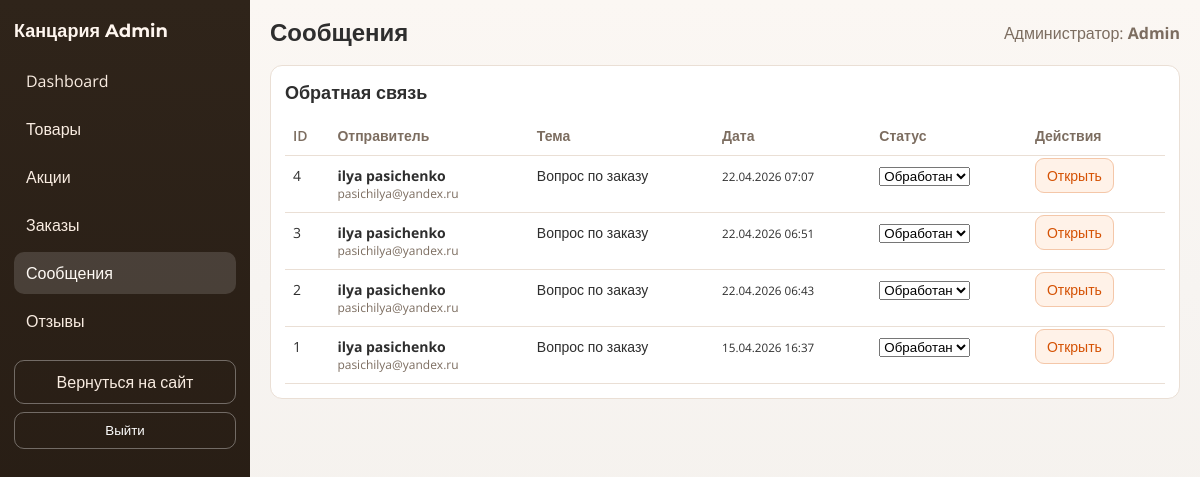
The app's page /admin/messages.php (signed in) with its own data.
### tables this page shows
CREATE TABLE `users` (
  `id` int(10) UNSIGNED NOT NULL,
  `role_id` int(10) UNSIGNED NOT NULL,
  `name` varchar(100) NOT NULL,
  `email` varchar(150) NOT NULL,
  `password_hash` varchar(255) NOT NULL,
  `phone` varchar(20) DEFAULT NULL,
  `is_verified` tinyint(1) NOT NULL DEFAULT '0',
  `email_verified_at` datetime DEFAULT NULL,
  `created_at` timestamp NULL DEFAULT CURRENT_TIMESTAMP,
  `updated_at` timestamp NULL DEFAULT CURRENT_TIMESTAMP ON UPDATE CURRENT_TIMESTAMP
);

CREATE TABLE `feedback` (
  `id` int(10) UNSIGNED NOT NULL,
  `name` varchar(100) NOT NULL,
  `email` varchar(150) NOT NULL,
  `phone` varchar(30) DEFAULT NULL,
  `subject` varchar(100) DEFAULT NULL,
  `message` text NOT NULL,
  `status` enum('new','in_progress','done') NOT NULL DEFAULT 'new',
  `status_updated_at` timestamp NULL DEFAULT NULL,
  `created_at` timestamp NULL DEFAULT CURRENT_TIMESTAMP
);

### admin/includes/bootstrap.php (called while the page is built, shortened)
<?php
function admin_e($value): string
{
    return htmlspecialchars((string)$value, ENT_QUOTES, 'UTF-8');
}
function admin_safe_int($value, int $default = 0): int
{
    return is_numeric($value) ? (int)$value : $default;
}

### admin/includes/auth.php (called while the page is built, shortened)
<?php
require_once __DIR__ . '/bootstrap.php';
function admin_current_user(): ?array
{
    global $pdo;
    $sessionAdminId = admin_safe_int($_SESSION['admin_user_id'] ?? 0);
    try {
        $stmt = $pdo->prepare(
            'SELECT u.id, u.name, u.email
             FROM users u
             INNER JOIN roles r ON r.id = u.role_id
             WHERE u.id = ? AND r.name = ? LIMIT 1'
        );
        $stmt->execute([$sessionAdminId, 'admin']);
        $user = $stmt->fetch();
        return is_array($user) ? $user : null;
    } catch (Throwable $e) {
        admin_log_error('admin_current_user', $e);
        return null;
    }
}
function admin_require_auth(): array
{
    $user = admin_current_user();
    return $user;
}

### includes/feedback.php (called while the page is built, shortened)
<?php
function app_feedback_ensure_schema(PDO $pdo): void
{
    try {
        $pdo->exec(
            "CREATE TABLE IF NOT EXISTS feedback (
                id INT UNSIGNED NOT NULL AUTO_INCREMENT,
                name VARCHAR(100) NOT NULL,
                email VARCHAR(150) NOT NULL,
                phone VARCHAR(30) NULL DEFAULT NULL,
                subject VARCHAR(255) NULL DEFAULT NULL,
                message TEXT NOT NULL,
                status ENUM('new','in_progress','done') NOT NULL DEFAULT 'new',
                status_updated_at TIMESTAMP NULL DEFAULT NULL,
                created_at TIMESTAMP NULL DEFAULT CURRENT_TIMESTAMP,
                PRIMARY KEY (id),
                KEY idx_feedback_created (created_at),
                KEY idx_feedback_status (status, created_at)
            ) ENGINE=InnoDB DEFAULT CHARSET=utf8mb4 COLLATE=utf8mb4_unicode_ci"
        );
        $columns = [];
        foreach ($pdo->query('SHOW COLUMNS FROM feedback') ?: [] as $column) {
            $columns[(string)$column['Field']] = true;
        }
    } catch (Throwable $e) {
        error_log('Feedback schema ensure error: ' . $e->getMessage());
    }
}

### admin/includes/feedback_tools.php (called while the page is built, shortened)
<?php
require_once __DIR__ . '/bootstrap.php';
require_once __DIR__ . '/../../includes/feedback.php';
function admin_feedback_status_labels(): array
{
    return [
        'new' => 'Новый',
        'in_progress' => 'В работе',
        'done' => 'Обработан',
    ];
}
function admin_feedback_schema(PDO $pdo): array
{
    app_feedback_ensure_schema($pdo);
    $cache = [
        'has_phone' => false,
        'has_status' => false,
        'has_status_updated_at' => false,
    ];
    try {
        $stmt = $pdo->query('SHOW COLUMNS FROM feedback');
        $rows = $stmt->fetchAll(PDO::FETCH_ASSOC) ?: [];
        $columns = [];
        foreach ($rows as $columnRow) {
            $field = (string)($columnRow['Field'] ?? '');
            if ($field !== '') {
                $columns[] = $field;
            }
        }
        if ($columns) {
            $cache['has_phone'] = in_array('phone', $columns, true);
            $cache['has_status'] = in_array('status', $columns, true);
            $cache['has_status_updated_at'] = in_array('status_updated_at', $columns, true);
        }
    } catch (Throwable $e) {
        admin_log_error('feedback_schema', $e);
    }
    return $cache;
}
function admin_feedback_get_fields(array $schema): array
{
    $fields = ['id', 'name', 'email', 'subject', 'message', 'created_at'];
    if ($schema['has_phone']) $fields[] = 'phone';
    if ($schema['has_status']) $fields[] = 'status';
    if ($schema['has_status_updated_at']) $fields[] = 'status_updated_at';
    return $fields;
}

### admin/messages.php (the view, shortened to what this page needs)
<?php
require_once __DIR__ . '/includes/layout.php';
require_once __DIR__ . '/includes/feedback_tools.php';
global $pdo;
$schema = admin_feedback_schema($pdo);
$statusLabels = admin_feedback_status_labels();
$page = max(1, admin_safe_int($_GET['page'] ?? 1, 1));
$perPage = 50;
$offset = ($page - 1) * $perPage;
$messages = [];
try {
    $fields = admin_feedback_get_fields($schema);
    $sql = 'SELECT ' . implode(', ', $fields) . ' FROM feedback ORDER BY created_at DESC, id DESC LIMIT :limit OFFSET :offset';
    $stmt = $pdo->prepare($sql);
    $stmt->bindValue(':limit', $perPage, PDO::PARAM_INT);
    $stmt->bindValue(':offset', $offset, PDO::PARAM_INT);
    $stmt->execute();
    $messages = $stmt->fetchAll() ?: [];
} catch (Throwable $e) {
    admin_log_error('feedback_list', $e);
}
admin_render_header('Сообщения', 'messages');
?>
<section class="admin-table-wrap">
    <div class="admin-section-head">
        <h2>Обратная связь</h2>
    </div>
    <table class="admin-table">
        <thead>
            <tr>
                <th>ID</th>
                <th>Отправитель</th>
                <th>Тема</th>
                <th>Дата</th>
                <th>Статус</th>
                <th class="text-right">Действия</th>
            </tr>
        </thead>
        <tbody>
            <?php if (!$messages): ?>
                <tr>
                    <td colspan="6" class="text-center">Сообщений нет.</td>
                </tr>
            <?php else: ?>
                <?php foreach ($messages as $message):
                    $status = (string)($message['status'] ?? 'new');
                ?>
                    <tr class="<?php echo $status === 'new' ? 'admin-row-new' : ''; ?>">
                        <td><?php echo admin_e((string)$message['id']); ?></td>
                        <td>
                            <div class="admin-user-info">
                                <strong><?php echo admin_e((string)$message['name']); ?></strong>
                                <div class="admin-list__item-note"><?php echo admin_e((string)$message['email']); ?></div>
                            </div>
                        </td>
                        <td>
                            <div class="admin-subject-line"><?php echo admin_e((string)($message['subject'] ?? 'Без темы')); ?></div>
                        </td>
                        <td><small><?php echo date('d.m.Y H:i', strtotime((string)$message['created_at'])); ?></small></td>
                        <td>
                            <?php if ($schema['has_status']): ?>
                                <form method="post" class="admin-status-form">
                                    <select name="status" onchange="this.form.submit()" class="admin-form-select-sm">
                                        <?php foreach ($statusLabels as $key => $label): ?>
                                            <option value="<?php echo $key; ?>" <?php echo $status === $key ? 'selected' : ''; ?>>
                                                <?php echo $label; ?>
                                            </option>
                                        <?php endforeach; ?>
                                    </select>
                                </form>
                            <?php else: ?>
                                —
                            <?php endif; ?>
                        </td>
                        <td class="text-right">
                            <a class="admin-link-btn" href="/admin/message_view.php?id=<?php echo $message['id']; ?>">Открыть</a>
                        </td>
                    </tr>
                <?php endforeach; ?>
            <?php endif; ?>
        </tbody>
    </table>
</section>
<?php admin_render_footer(); ?>

### admin/includes/layout.php (shortened to what this page needs)
<?php
require_once __DIR__ . '/auth.php';
function admin_nav_items(): array
{
    return [
        'dashboard'  => ['label' => 'Dashboard', 'href' => '/admin/index.php'],
        'products'   => ['label' => 'Товары', 'href' => '/admin/products.php'],
        'promotions' => ['label' => 'Акции', 'href' => '/admin/promotions.php'],
        'orders'     => ['label' => 'Заказы', 'href' => '/admin/orders.php'],
        'messages'   => ['label' => 'Сообщения', 'href' => '/admin/messages.php'],
        'reviews'    => ['label' => 'Отзывы', 'href' => '/admin/reviews.php'],
    ];
}
function admin_render_header(string $title, string $active = ''): void
{
    $user = admin_require_auth();
    $nav = admin_nav_items();
?>
    <!DOCTYPE html>
    <html lang="ru">
    <head>
        <link rel="stylesheet" href="/admin/assets/css/admin-base.css">
        <link rel="stylesheet" href="/admin/assets/css/admin-layout.css">
        <link rel="stylesheet" href="/admin/assets/css/admin-components.css">
        <link rel="stylesheet" href="/admin/assets/css/admin-modules.css">
        <link rel="stylesheet" href="/admin/assets/css/admin-responsive.css">
    </head>
    <body class="admin-body">
        <div class="admin-shell">
            <aside class="admin-sidebar">
                <a class="admin-brand" href="/admin/index.php">Канцария <span>Admin</span></a>
                <nav class="admin-nav">
                    <?php foreach ($nav as $key => $item): ?>
                        <a class="admin-nav__item <?php echo $active === $key ? 'is-active' : ''; ?>"
                            href="<?php echo admin_e($item['href']); ?>">
                            <?php echo admin_e($item['label']); ?>
                        </a>
                    <?php endforeach; ?>
                </nav>
                <div class="admin-sidebar-footer">
                    <a class="admin-back-link" href="/index.php">Вернуться на сайт</a>
                    <form method="post" action="logout.php" class="admin-logout-form"
                        onsubmit="return confirm('Выйти из системы?');">
                        <button class="admin-logout-btn" type="submit">Выйти</button>
                    </form>
                </div>
            </aside>
            <main class="admin-main">
                <header class="admin-topbar">
                    <h1 class="admin-title"><?php echo admin_e($title); ?></h1>
                    <div class="admin-user">
                        <span class="admin-user__role">Администратор:</span>
                        <strong><?php echo admin_e($user['name'] ?? 'Admin'); ?></strong>
                    </div>
                </header>
                <div class="admin-content">
                <?php
}
function admin_render_footer(array $scripts = []): void
{
    ?>
                </div>
            </main>
        </div>
    </body>
    </html>
<?php
}

### admin/assets/css/admin-base.css (style rules this page uses)
:root { --bg: #f7f4f1; --panel: #ffffff; --line: #eadfd5; --text: #2e2e2e; --muted: #7c6d60; --brand: #d55204; --brand-soft: #fff2e8; --danger: #b42318; --success: #087443; --warning: #9a6700; }
* { box-sizing: border-box; }
body { margin: 0; font-family: "Open Sans", sans-serif; color: var(--text); background: linear-gradient(180deg, #fbf7f3 0%, #f7f4f1 36%, #f3efea 100%); }

### admin/assets/css/admin-layout.css (style rules this page uses)
.admin-shell { min-height: 100vh; display: grid; grid-template-columns: 250px minmax(0, 1fr); }
.admin-sidebar { background: linear-gradient(180deg, #2f241a 0%, #241a12 100%); color: #f9ece1; padding: 20px 14px; display: flex; flex-direction: column; gap: 18px; }
.admin-brand { color: #fff6ef; text-decoration: none; font-family: "Montserrat", sans-serif; font-weight: 700; font-size: 18px; }
.admin-nav { display: flex; flex-direction: column; gap: 6px; }
.admin-nav__item { display: block; border-radius: 10px; padding: 10px 12px; color: #f9ece1; text-decoration: none; transition: 0.18s ease; }
.admin-nav__item:hover, .admin-nav__item.is-active { background: rgba(255, 255, 255, 0.14); color: #fffaf5; }
.admin-logout-form { margin-top: 8px; }
.admin-logout-btn { width: 100%; border: 1px solid rgba(255, 255, 255, 0.34); background: transparent; color: #fff; border-radius: 10px; padding: 10px 12px; cursor: pointer; }
.admin-back-link { margin-top: auto; display: block; text-decoration: none; color: #f9ece1; border: 1px solid rgba(255, 255, 255, 0.34); border-radius: 10px; padding: 10px 12px; text-align: center; }
.admin-main { padding: 18px 20px 30px; }
.admin-topbar { display: flex; justify-content: space-between; align-items: center; margin-bottom: 18px; }
.admin-title { margin: 0; font-family: "Montserrat", sans-serif; font-size: 24px; }
.admin-user { color: var(--muted); }

### admin/assets/css/admin-components.css (style rules this page uses)
.admin-table-wrap, .admin-form-wrap { background: var(--panel); border: 1px solid var(--line); border-radius: 12px; padding: 14px; overflow: hidden; }
.admin-section-head { display: flex; justify-content: space-between; align-items: center; gap: 12px; margin-bottom: 12px; }
.admin-section-head h2 { margin: 0; font-size: 18px; }
.admin-link-btn { text-decoration: none; background: var(--brand-soft); border: 1px solid #f4c7a9; color: var(--brand); border-radius: 9px; padding: 7px 11px; font-size: 14px; }
.admin-table { width: 100%; border-collapse: collapse; }
.admin-table th, .admin-table td { border-bottom: 1px solid var(--line); text-align: left; padding: 10px 8px; font-size: 14px; vertical-align: top; }
.admin-table th { color: var(--muted); font-weight: 600; }

### admin/assets/css/admin-modules.css (style rules this page uses)
.admin-list__item-note { font-size: 12px; color: var(--muted); }

### records on screen
users: name "Admin"
feedback: id "4", name "ilya pasichenko", email "pasichilya@yandex.ru", subject "Вопрос по заказу", created_at "22.04.2026 07:07", status "Обработан"
feedback: id "3", name "ilya pasichenko", email "pasichilya@yandex.ru", subject "Вопрос по заказу", created_at "22.04.2026 06:51", status "Обработан"
feedback: id "2", name "ilya pasichenko", email "pasichilya@yandex.ru", subject "Вопрос по заказу", created_at "22.04.2026 06:43", status "Обработан"
feedback: id "1", name "ilya pasichenko", email "pasichilya@yandex.ru", subject "Вопрос по заказу", created_at "15.04.2026 16:37", status "Обработан"

### other values on screen
admin_e($item['label']) "Dashboard"
admin_e($item['label']) "Товары"
admin_e($item['label']) "Акции"
admin_e($item['label']) "Заказы"
admin_e($item['label']) "Сообщения"
admin_e($item['label']) "Отзывы"
admin_e($title) "Сообщения"
